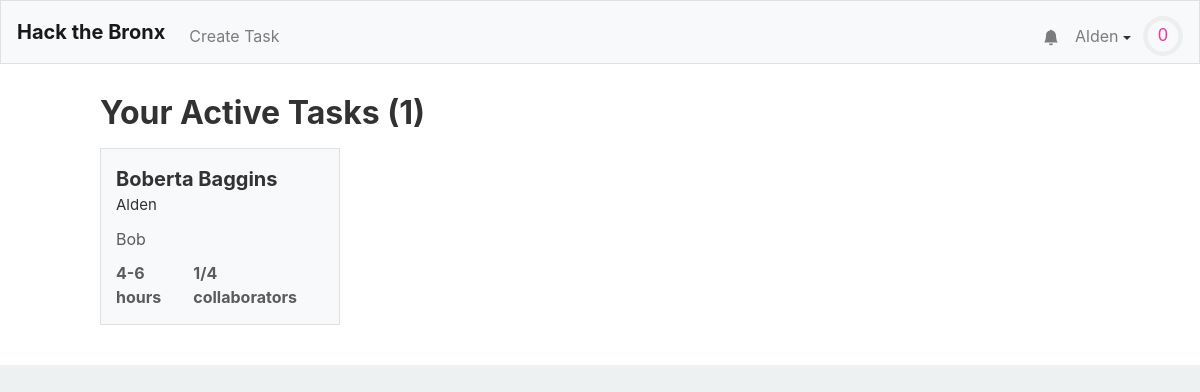
Before: / (signed in) with the older database file.
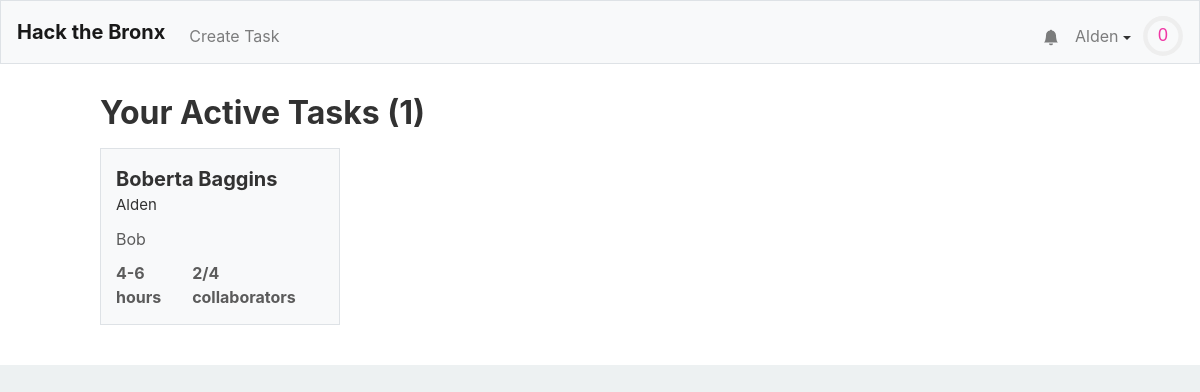
After: the same page with the newer database file.
### tables this page shows
CREATE TABLE "users" (
	"id"	INTEGER NOT NULL UNIQUE,
	"username"	TEXT NOT NULL UNIQUE,
	"hash"	TEXT NOT NULL,
	"email"	TEXT,
	"tasks"	TEXT,
	"points"	INTEGER NOT NULL DEFAULT 0,
	"numcomplete"	INTEGER NOT NULL DEFAULT 0,
	"notifications"	BLOB,
	PRIMARY KEY("id" AUTOINCREMENT)
);

CREATE TABLE "tasks" (
	"id"	INTEGER NOT NULL UNIQUE,
	"title"	TEXT NOT NULL,
	"description"	TEXT,
	"languages"	BLOB,
	"image"	TEXT,
	"hmin"	INTEGER,
	"hmax"	INTEGER,
	"cmax"	INTEGER,
	"collaborators"	TEXT,
	"creator"	INTEGER,
	PRIMARY KEY("id" AUTOINCREMENT)
);

### application.py (the view)
@app.route("/")
@login_required
def index():
    alltasks = db.execute("SELECT * FROM tasks")
    tasks = []
    other_tasks = []
    for task in alltasks:
        lst = None
        if (task['creator'] == session['user_id'] or session['user_id'] in debyte(task['collaborators'])):
            lst = tasks
        else:
            lst = other_tasks
        creator = get_user_from_id(task['creator'],db)
        task['creator'] = creator["username"]
        task["collaborators-count"] = len(debyte(task['collaborators']))
        task["points"] = calculate_points(task)
        if not (lst == other_tasks and (task["collaborators-count"] == task["cmax"])):
            lst.append(task)
    return render_template("index.html",len=len,active_tasks = tasks,tasks = other_tasks,user=getuser(session, db))

### application.py (called while the page is built)
@app.after_request
def after_request(response):
    response.headers["Cache-Control"] = "no-cache, no-store, must-revalidate"
    response.headers["Expires"] = 0
    response.headers["Pragma"] = "no-cache"
    return response

### helpers.py (called while the page is built)
def login_required(f):
    @wraps(f)
    def decorated_function(*args, **kwargs):
        if session.get("user_id") is None:
            return redirect("/login")
        return f(*args, **kwargs)
    return decorated_function

def debyte(obj):
    return pickle.loads(obj)

def getuser(session, db):
    user =  db.execute("SELECT * FROM users WHERE id = :id", id=session["user_id"])[0]
    user["level"]=int(user['points']**.5//10)
    user["level-progress"] = (user['points']**.5%8)/(((user["level"]+1)*10)**2)
    user["notifications"] = debyte(user["notifications"]) if user["notifications"] else []
    user["notification-amount"] = len(user["notifications"])
    return user

def get_user_from_id(id, db):
    user =  db.execute("SELECT * FROM users WHERE id = :id", id=id)[0]
    user["level"]=int(user['points']**.5//10)
    user["level-progress"] = (user['points']**.5%8)/(((user["level"]+1)*10)**2)
    return user

def calculate_points(task):
    if task['hmin'] and task['hmax']:
        total = int(min((task['hmin']+task['hmax'])/2 * 100, 500))
    else:
        total = 0
    return total

### templates/index.html (shortened to what this page needs)
{% extends "layout.html" %}
{% block head %}
    <link href="/static/browse.css" rel="stylesheet">
{% endblock %}
{% block mainnocont %}
	<div class="active-task-wrapper">
		<h1>Your Active Tasks ({{len(active_tasks)}})</h1>
		<div class="active-task-grid">
			{% for task in active_tasks %}
					<a class = "div-link" href="/task/{{task.id}}">
						<div class="atask">
							<span class="task-name">{{ task["title"] }}</span>
							<span class="task-creator">{{ task["creator"] }}</span>
							<span class="task-desc">{{ task["description"] }}</span>
							<div class="task-stats">
								<span class="task-time">{{ task["hmin"] }}-{{ task["hmax"] }} hours</span>
								<span class="task-collaborator-count">{{ task["collaborators-count"] }}/{{ task["cmax"] }} collaborators</span>
							</div>
						</div>
					</a>
			{% endfor %}
		</div>
	</div>
{% endblock %}

### templates/layout.html (shortened to what this page needs)
<!DOCTYPE html>
<html lang="en">
    <head>
        <link href="https://maxcdn.bootstrapcdn.com/bootstrap/4.1.3/css/bootstrap.min.css" rel="stylesheet">
        {% block head %}{% endblock %}
        <link href="/static/styles.css" rel="stylesheet">
    </head>
    <body>
        <nav style = "height: 8vh" class="navbar navbar-expand-md navbar-light bg-light border">
            <a class="navbar-brand" href="/"><b>Hack the Bronx</b></a>
            <div class="collapse navbar-collapse" id="navbar">
                {% if session.user_id %}
                    <ul class="navbar-nav mt-2">
                        <li class="nav-item"><a class="nav-link" href="/taskCreation">Create Task</a></li>
                    </ul>
                    <ul class="navbar-nav ml-auto mt-2">
                        <li style="position: relative; transform:translateX(8px) translateY(7.5px);"class="nav-item"><a class="nav-link" href="/notifications"><svg xmlns="http://www.w3.org/2000/svg" width="16" height="16" fill="currentColor" class="bi bi-bell-fill" viewBox="0 0 16 16">
  <path d="M8 16a2 2 0 0 0 2-2H6a2 2 0 0 0 2 2zm.995-14.901a1 1 0 1 0-1.99 0A5.002 5.002 0 0 0 3 6c0 1.098-.5 6-2 7h14c-1.5-1-2-5.902-2-7 0-2.42-1.72-4.44-4.005-4.901z"/>
</svg></a><span style="display:{{ "none" if user["notification-amount"] == 0 else "flex" }};" class="notification-circle">{{user["notification-amount"]}}</span></li>
                        <li class="nav-item">
                            <div id="user-information-dropdown">
                              <button onclick="showUserDropdown()" id="user-information-dropname" class="nav-link">{{ session.user_name }} <span class="dropdown-caret"></span></button>
                            </div>
                        </li>
                        <li class="nav-item">
                            <div style = "margin-left: -4px;">
                                <svg viewBox="0 0 36 36" style="transform: translateY(8px); width: 40px;">
                                    <path class="level-display-bg"
                                d="M18 2.0845
                                  a 15.9155 15.9155 0 0 1 0 31.831
                                  a 15.9155 15.9155 0 0 1 0 -31.831"
                              />
                                  <path class = "level-display"
                                    d="M18 2.0845
                                      a 15.9155 15.9155 0 0 1 0 31.831
                                      a 15.9155 15.9155 0 0 1 0 -31.831"
                                    fill="none"
                                    stroke="#444";
                                    stroke-width="1";
                                    stroke-dasharray="{{ user["level-progress"] }}, 100";
                                  />
                                  <text x="18" y="22.8" class="level">{{user["level"]}}</text>
                                </svg>
                            </div>
                        </li>
                    </ul>
                {% endif %}
            </div>
        </nav>
        {% block mainnocont %}{% endblock %}
        <main class="container p-5">
        </main>
    </body>
</html>

### static/browse.css (style rules this page uses)
h1,h2,span { color: #323232; }
.task, .atask { margin: 30px 0; background: #F8F9FA; border: 1px solid #DEE2E6; padding: 15px; display: flex; flex-direction: column; transition: .1s; }
.atask { width: 20vw; margin: 0 0; }
.task-name { font-size: 30px; font-weight: bold; }
.task-creator { font-size: 20px; color: #323232; }
.task-desc { color: #5B5B5B; margin: 10px 0; width: 100%; white-space: nowrap; overflow: hidden; text-overflow: ellipsis; }
.task-points, .task-time, .task-collaborator-count { color: #5B5B5B; font-weight: bold; }
.task-stats { display: flex; justify-content: space-between; width: 100%; }
.atask .task-name { font-size: 20px; }
.atask .task-creator { font-size: 15px; }
.active-task-grid { display: grid; grid-template-columns: repeat(4,1fr); grid-row-gap: 20px; }
.active-task-wrapper { padding: 30px 100px 40px; background: white; width: 100%; }
.active-task-wrapper h1 { font-size: 2em; margin-bottom: .5em; font-weight: bold; }
body { background: #EDF1F2; }

### static/styles.css (style rules this page uses)
#user-information-dropname { background: none; padding: 16px; border: none; cursor: pointer; }
.dropdown-caret { display: inline-block; width: 0; height: 0; vertical-align: middle; content: ""; border-style: solid; border-width: 4px 4px 0; border-right-color: transparent; border-bottom-color: transparent; border-left-color: transparent; }
#user-information-dropname { position: relative; display: inline-block; }
.level { fill: #F037A5; font-family: sans-serif; font-size: 1em; text-anchor: middle; }

Changed rows visible on the page:
changed tasks "Boberta Baggins": creator "1" → "2"
